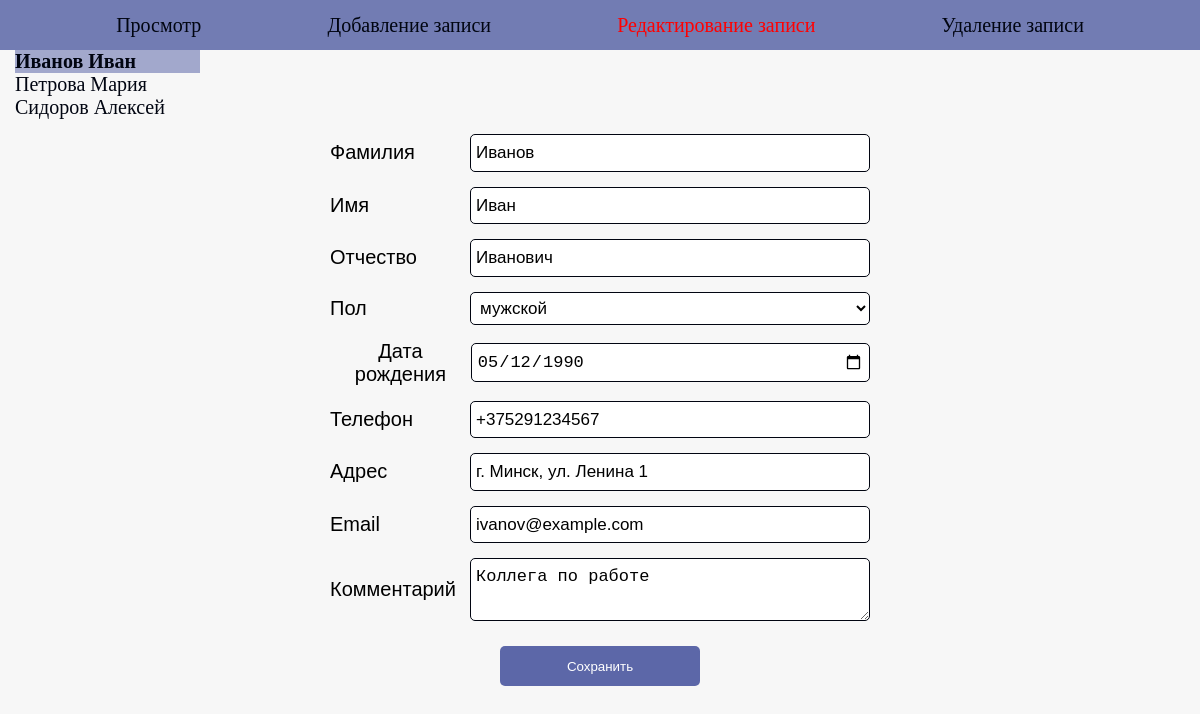
The app's page /notebook/index.php?action=edit with its own data.
### tables this page shows
CREATE TABLE contacts (
    id         INTEGER PRIMARY KEY AUTOINCREMENT,
    surname    TEXT NOT NULL,
    name       TEXT NOT NULL,
    lastname   TEXT,
    gender     TEXT NOT NULL CHECK (gender IN ('мужской', 'женский')),
    birthdate  TEXT,
    phone      TEXT,
    location   TEXT,
    email      TEXT,
    comment    TEXT,
    created_at TEXT DEFAULT CURRENT_TIMESTAMP
);

### notebook/form_template.php (the view, shortened to what this page needs)
<?php
$row = $row ?? [];
$get = static fn(string $key) => htmlspecialchars($row[$key] ?? '');
?>
<form name="form_add" method="post">
    <div class="column">
        <div class="add">
            <label>Фамилия</label>
            <input type="text" name="surname" placeholder="Фамилия" value="<?= $get('surname'); ?>">
        </div>
        <div class="add">
            <label>Имя</label>
            <input type="text" name="name" placeholder="Имя" value="<?= $get('name'); ?>">
        </div>
        <div class="add">
            <label>Отчество</label>
            <input type="text" name="lastname" placeholder="Отчество" value="<?= $get('lastname'); ?>">
        </div>
        <div class="add">
            <label>Пол</label>
            <select name="gender">
                <option value="мужской" <?= ($row['gender'] ?? '') === 'мужской' ? 'selected' : ''; ?>>мужской</option>
            </select>
        </div>
        <div class="add">
            <label>Дата рождения</label>
            <input type="date" name="date" value="<?= $get('date'); ?>">
        </div>
        <div class="add">
            <label>Телефон</label>
            <input type="text" name="phone" placeholder="Телефон" value="<?= $get('phone'); ?>">
        </div>
        <div class="add">
            <label>Адрес</label>
            <input type="text" name="location" placeholder="Адрес" value="<?= $get('location'); ?>">
        </div>
        <div class="add">
            <label>Email</label>
            <input type="email" name="email" placeholder="Email" value="<?= $get('email'); ?>">
        </div>
        <div class="add">
            <label>Комментарий</label>
            <textarea name="comment" placeholder="Краткий комментарий"><?= $get('comment'); ?></textarea>
        </div>
        <button type="submit" value="<?= htmlspecialchars($button ?? 'Сохранить'); ?>" name="button" class="form-btn"><?= htmlspecialchars($button ?? 'Сохранить'); ?></button>
    </div>
</form>

### notebook/edit.php (shortened to what this page needs)
<?php
function renderEdit(PDO $pdo): string
{
    $message = '';
    $list = $pdo->query('SELECT id, surname, name FROM contacts ORDER BY surname, name')->fetchAll();
    if (!empty($_POST['id'])) {
        $currentId = (int)$_POST['id'];
    } elseif (isset($_GET['id'])) {
        $currentId = (int)$_GET['id'];
    } else {
        $currentId = (int)$list[0]['id'];
    }
    $html = '<div class="div-edit">';
    foreach ($list as $item) {
        $class = ((int)$item['id'] === $currentId) ? ' class="currentRow"' : '';
        $html .= "<div{$class}><a href=\"index.php?action=edit&id={$item['id']}\">"
            . htmlspecialchars($item['surname'] . ' ' . $item['name']) . '</a></div>';
    }
    $html .= '</div>';
    $stmt = $pdo->prepare('SELECT * FROM contacts WHERE id = :id');
    $stmt->execute([':id' => $currentId]);
    $dbRow = $stmt->fetch();
    $row = [
        'id'       => $dbRow['id'],
        'surname'  => $dbRow['surname'],
        'name'     => $dbRow['name'],
        'lastname' => $dbRow['lastname'],
        'gender'   => $dbRow['gender'],
        'date'     => $dbRow['birthdate'],
        'phone'    => $dbRow['phone'],
        'location' => $dbRow['location'],
        'email'    => $dbRow['email'],
        'comment'  => $dbRow['comment'],
    ];
    $button = 'Сохранить';
    include __DIR__ . '/form_template.php';
    $form = ob_get_clean();
    return $message . $html . $form;
}

### notebook/style.css (style rules this page uses)
:root { --color_a: rgb(1, 5, 17); --back_a: rgba(92, 103, 168, 0.541); }
html { font-family: sans-serif; font-size: 17px; }
body { padding: 0; margin: 0; font-family: sans-serif; background-color: rgb(247, 247, 247); font-size: 20px; }
*, *::after, *::before { box-sizing: border-box; }
a { font-family: 'Lemonada', cursive; text-decoration: none; color:var(--color_a); }
.add { width: 90%; margin: 15px auto; display: flex; justify-content: space-between; align-items: center; }
.column { margin: auto; width: 50%; }
.div-edit { width: 200px; text-align: left; padding-left: 15px; }
.div-edit .currentRow { color: var(--color_a); background-color: var(--back_a); }
input, select, textarea { display: block; width: 400px; padding: 5px; font-size: 17px; font-weight: 400; line-height: 1.5; color: black; background-color: #fff; border: 1px solid var(--color_a); border-radius: 5px; }
label { display: inline-block; box-sizing: border-box; padding: inherit; }
.form-btn { background-color: rgb(92, 103, 168); border: none; width: 200px; height: 40px; color: #fff; border-radius: 5px; transition: .3s; margin-bottom: 10px; margin-top: 10px; }
.div-edit .currentRow a { font-weight: bold; }

### records on screen
contacts: surname+name "Иванов Иван", surname "Иванов", name "Иван", lastname "Иванович", gender "мужской", date "05/12/1990", phone "+375291234567", location "г. Минск, ул. Ленина 1", email "ivanov@example.com", comment "Коллега по работе"
contacts: surname+name "Петрова Мария"
contacts: surname+name "Сидоров Алексей"

### other values on screen
$label "Просмотр"
$label "Добавление записи"
$label "Редактирование записи"
$label "Удаление записи"
$button "Сохранить"
